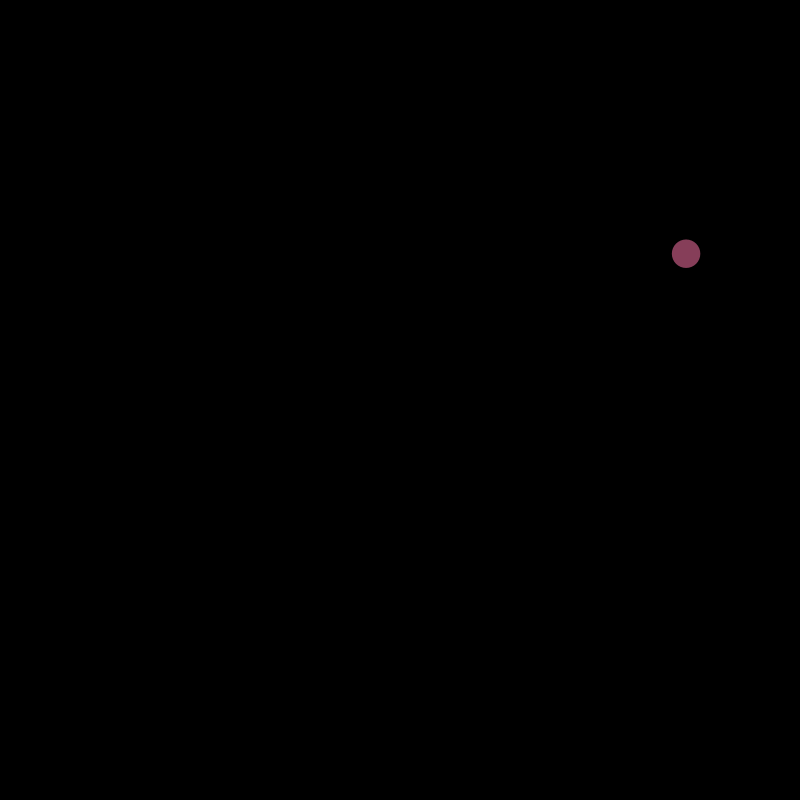
Frame 1 (no input)
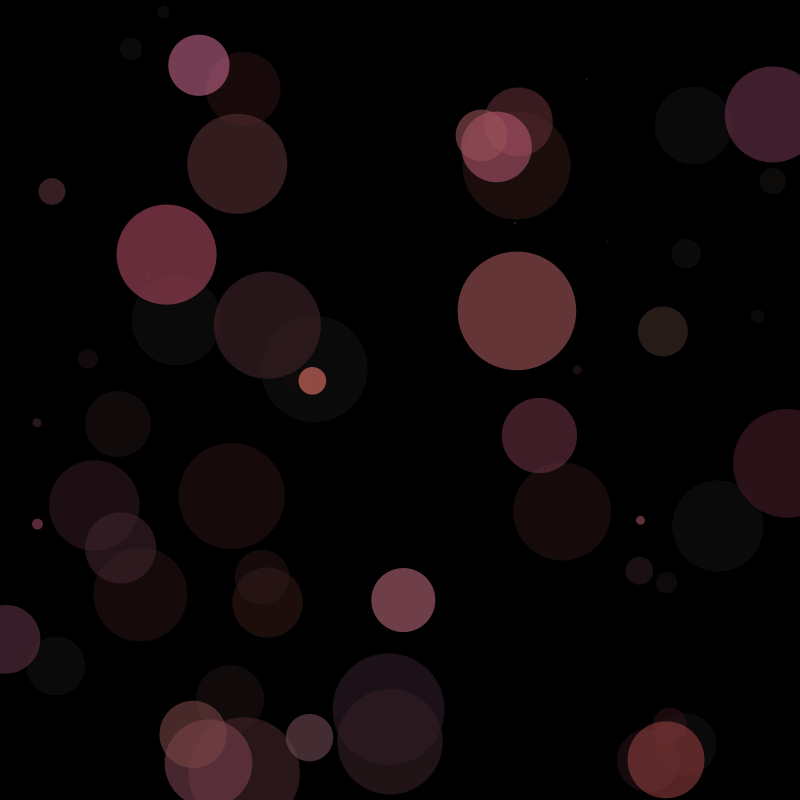
Frame 60 (the mouse pressed at the canvas centre just before this capture)
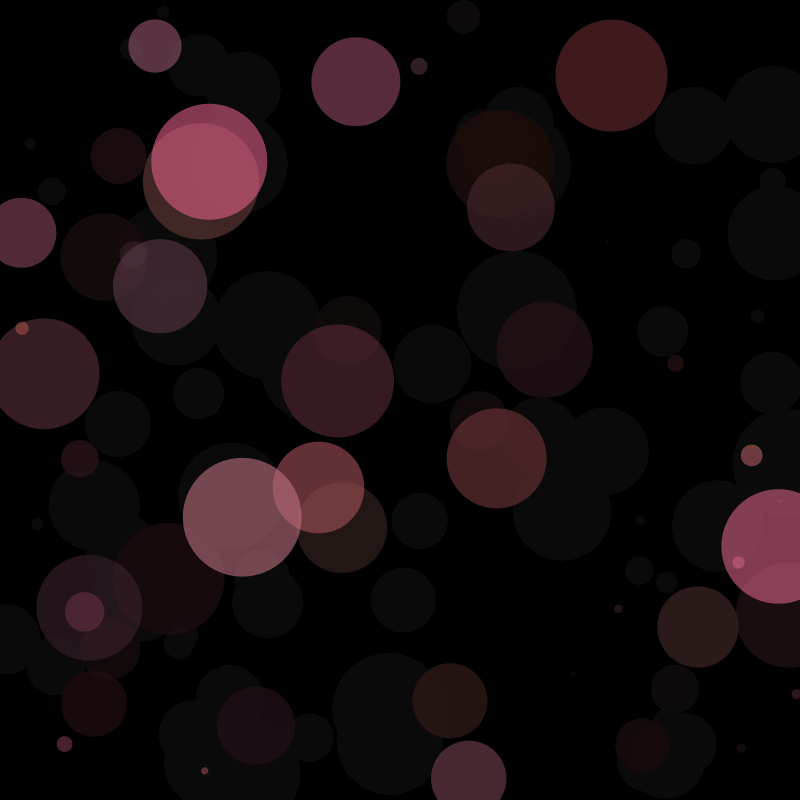
Frame 120 (the mouse held since frame 60 and released just before this capture)

The Processing sketch that drew these frames (run headless with seeded random() and noise(); from frame 60 on, the mouse is pressed at the canvas centre):

// Processing sketch: code_07_09
// ── code_07_09.pde
void setup(){
  size(800, 800);
  noStroke();
  background(0);
  
}

void draw(){
  fill(0, 12);
  rect(0, 0, width, height);
  
  float r = random(180, 255);
  float g = random(100, 125);
  float b = random(100, 155);
  
  fill(r, g, b, 150);
  float d = random(120);
  ellipse(random(width), random(height), d, d);
}
